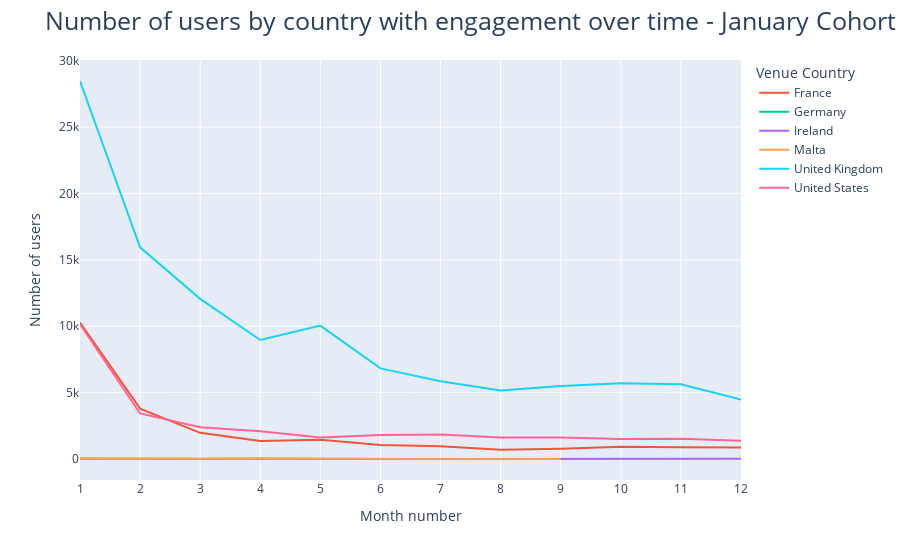

Write notebook code for a chart like this one.
### Code cell
fig = px.line(df_country, x='mth', y='Number_of_users', color='venue_country')
fig.update_layout(title = 'Number of users by country with engagement over time - January Cohort', title_font_size=25, legend_title_text = "Venue Country")
fig.update_xaxes(title_text='Month number', dtick = 1)
fig.update_yaxes(title_text='Number of users')
fig.show()

### Figure 1 — Plotly figure (JSON) as saved in the notebook; plotly's stock layout.template omitted (floating-point values rounded to 4 significant figures)
{"data": [{"hovertemplate": "venue_country=<br>mth=%{x}<br>Number_of_users=%{y}<extra></extra>", "legendgroup": "", "line": {"color": "#636efa", "dash": "solid"}, "marker": {"symbol": "circle"}, "mode": "lines", "name": "", "orientation": "v", "showlegend": false, "type": "scatter", "x": [1], "xaxis": "x", "y": [3], "yaxis": "y"}, {"hovertemplate": "venue_country=France<br>mth=%{x}<br>Number_of_users=%{y}<extra></extra>", "legendgroup": "France", "line": {"color": "#EF553B", "dash": "solid"}, "marker": {"symbol": "circle"}, "mode": "lines", "name": "France", "orientation": "v", "showlegend": true, "type": "scatter", "x": [1, 2, 3, 4, 5, 6, 7, 8, 9, 10, 11, 12], "xaxis": "x", "y": [10269, 3793, 1974, 1363, 1444, 1065, 953, 695, 770, 925, 886, 877], "yaxis": "y"}, {"hovertemplate": "venue_country=Germany<br>mth=%{x}<br>Number_of_users=%{y}<extra></extra>", "legendgroup": "Germany", "line": {"color": "#00cc96", "dash": "solid"}, "marker": {"symbol": "circle"}, "mode": "lines", "name": "Germany", "orientation": "v", "showlegend": true, "type": "scatter", "x": [1, 2, 3, 5, 6, 7], "xaxis": "x", "y": [4, 4, 4, 2, 2, 2], "yaxis": "y"}, {"hovertemplate": "venue_country=Ireland<br>mth=%{x}<br>Number_of_users=%{y}<extra></extra>", "legendgroup": "Ireland", "line": {"color": "#ab63fa", "dash": "solid"}, "marker": {"symbol": "circle"}, "mode": "lines", "name": "Ireland", "orientation": "v", "showlegend": true, "type": "scatter", "x": [1, 2, 3, 4, 5, 6, 7, 8, 9, 10, 11, 12], "xaxis": "x", "y": [41, 17, 25, 33, 6, 8, 10, 10, 2, 4, 4, 15], "yaxis": "y"}, {"hovertemplate": "venue_country=Malta<br>mth=%{x}<br>Number_of_users=%{y}<extra></extra>", "legendgroup": "Malta", "line": {"color": "#FFA15A", "dash": "solid"}, "marker": {"symbol": "circle"}, "mode": "lines", "name": "Malta", "orientation": "v", "showlegend": true, "type": "scatter", "x": [1, 2, 3, 4, 5, 9], "xaxis": "x", "y": [24, 12, 6, 6, 24, 6], "yaxis": "y"}, {"hovertemplate": "venue_country=United Kingdom<br>mth=%{x}<br>Number_of_users=%{y}<extra></extra>", "legendgroup": "United Kingdom", "line": {"color": "#19d3f3", "dash": "solid"}, "marker": {"symbol": "circle"}, "mode": "lines", "name": "United Kingdom", "orientation": "v", "showlegend": true, "type": "scatter", "x": [1, 2, 3, 4, 5, 6, 7, 8, 9, 10, 11, 12], "xaxis": "x", "y": [28464, 15940, 12060, 8961, 10046, 6826, 5857, 5165, 5506, 5711, 5633, 4474], "yaxis": "y"}, {"hovertemplate": "venue_country=United States<br>mth=%{x}<br>Number_of_users=%{y}<extra></extra>", "legendgroup": "United States", "line": {"color": "#FF6692", "dash": "solid"}, "marker": {"symbol": "circle"}, "mode": "lines", "name": "United States", "orientation": "v", "showlegend": true, "type": "scatter", "x": [1, 2, 3, 4, 5, 6, 7, 8, 9, 10, 11, 12], "xaxis": "x", "y": [10146, 3432, 2391, 2098, 1629, 1812, 1841, 1617, 1620, 1502, 1534, 1380], "yaxis": "y"}], "layout": {"legend": {"title": {"text": "Venue Country"}, "tracegroupgap": 0}, "margin": {"t": 60}, "title": {"font": {"size": 25}, "text": "Number of users by country with engagement over time - January Cohort"}, "xaxis": {"anchor": "y", "domain": [0, 1], "dtick": 1, "title": {"text": "Month number"}}, "yaxis": {"anchor": "x", "domain": [0, 1], "title": {"text": "Number of users"}}}}
